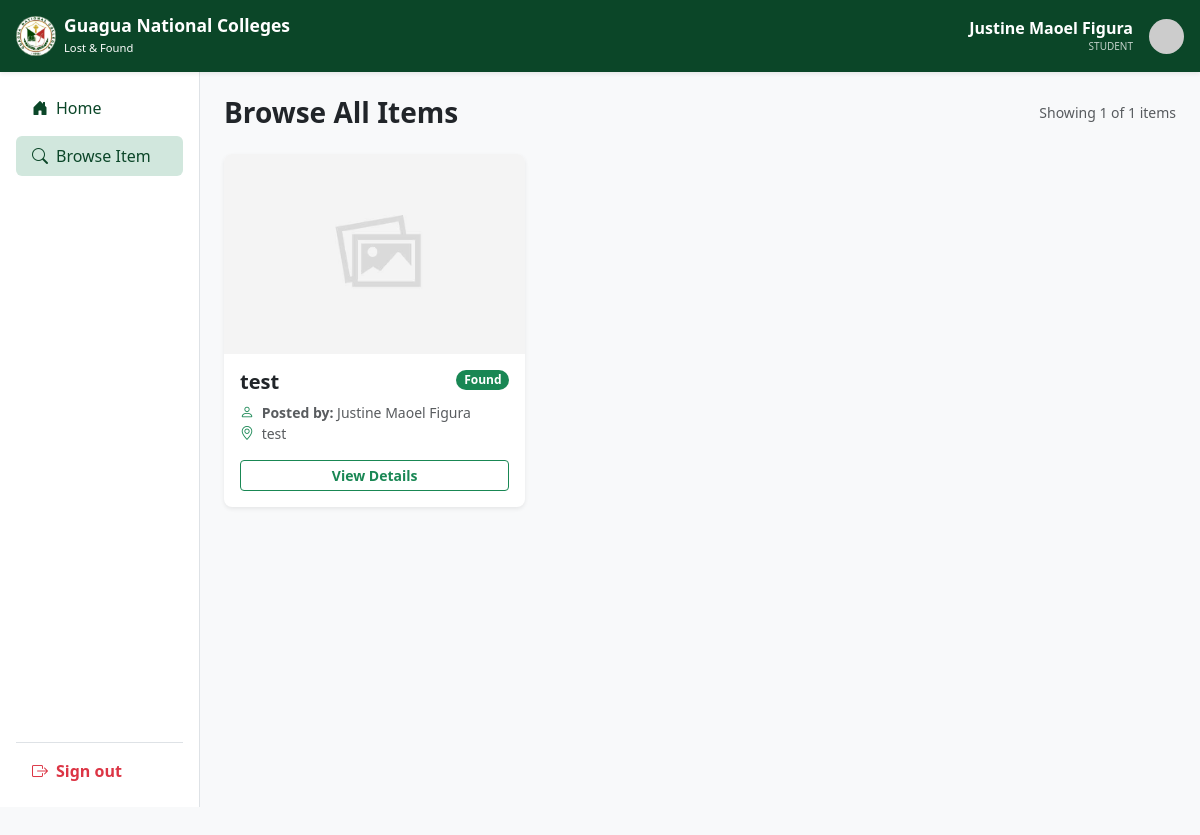
Before: /browse-item.php (signed in) with the older database file.
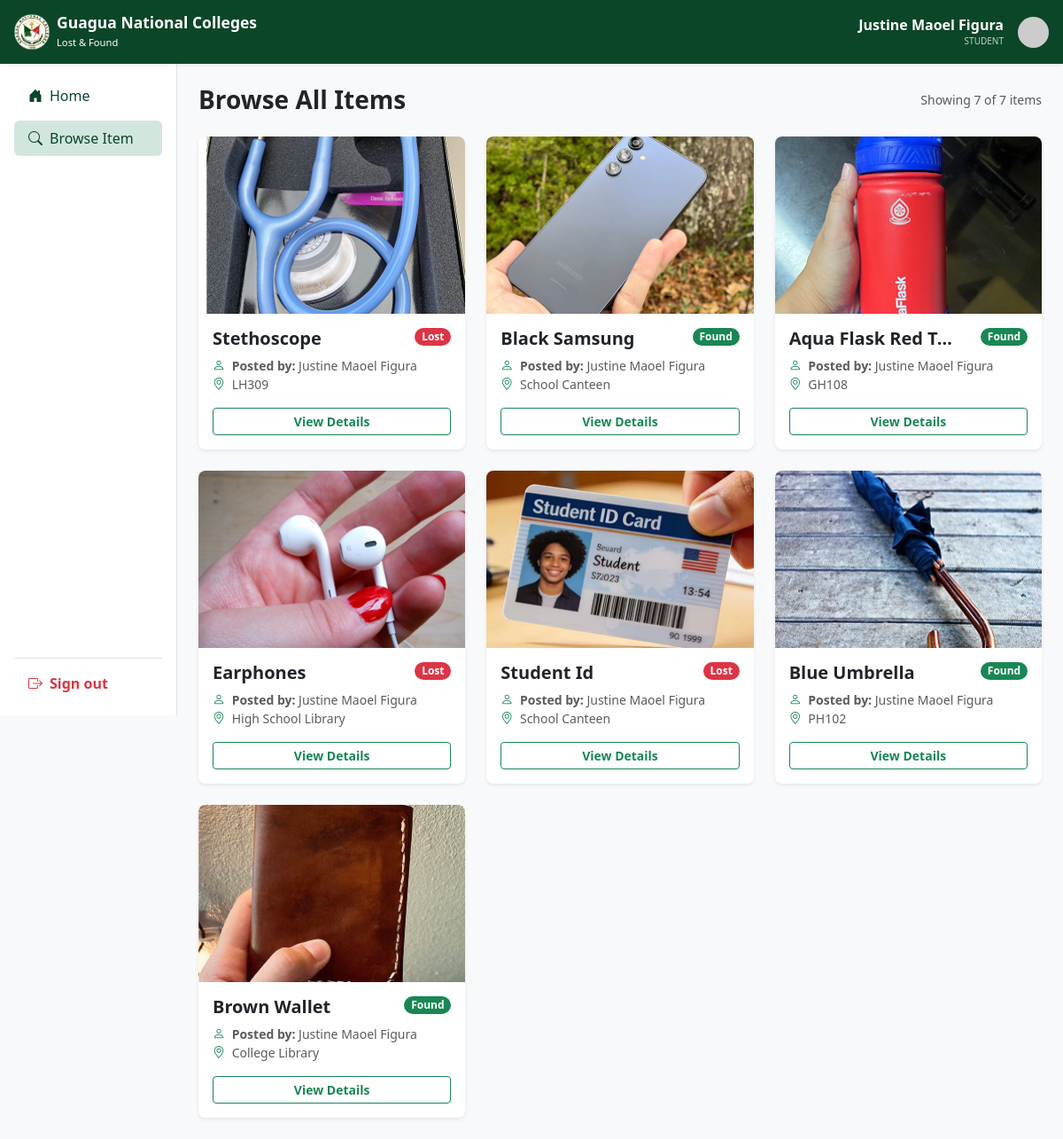
After: the same page with the newer database file.
### tables this page shows
CREATE TABLE `items` (
  `id` int(11) NOT NULL,
  `user_id` int(11) NOT NULL,
  `category_id` int(11) NOT NULL,
  `item_name` varchar(255) NOT NULL,
  `location_text` varchar(255) NOT NULL,
  `description` text NOT NULL,
  `notes` text DEFAULT NULL,
  `item_img` varchar(255) DEFAULT NULL,
  `time_last_seen` time DEFAULT NULL,
  `status` varchar(50) NOT NULL DEFAULT 'available',
  `post_type` enum('Lost','Found') NOT NULL,
  `upload_status` enum('approved','pending','rejected') DEFAULT 'pending',
  `item_resolved_status` enum('resolved','not resolved') DEFAULT 'not resolved',
  `contact_email` varchar(150) DEFAULT NULL,
  `contact_phone` varchar(50) NOT NULL,
  `contact_num` varchar(20) DEFAULT NULL,
  `date_reported` date NOT NULL,
  `created_at` timestamp NOT NULL DEFAULT current_timestamp(),
  `submitted_to_office` tinyint(1) DEFAULT 0
);

CREATE TABLE `users` (
  `id` int(11) NOT NULL,
  `first_name` varchar(100) NOT NULL,
  `last_name` varchar(100) NOT NULL,
  `email` varchar(150) NOT NULL,
  `password` varchar(255) DEFAULT NULL,
  `role` enum('student','faculty','staff','admin') NOT NULL
);

### browse-item.php (the view, shortened to what this page needs)
<?php
require_once __DIR__ . '/includes/db.php';
$fullName = trim(($_SESSION['first_name'] ?? 'User') . " " . ($_SESSION['last_name'] ?? ''));
$userRole = $_SESSION['role'] ?? 'student';
$isAdmin       = strtolower(trim($_SESSION['email'] ?? '')) === 'admin.lostandfound@gmail.com';
$dashboardLink = $isAdmin ? 'admin-dash.php' : 'user-dash.php';
$perPage     = 12;
$currentPage = max(1, (int)($_GET['page'] ?? 1));
$offset      = ($currentPage - 1) * $perPage;
$totalItems = (int)$pdo->query("SELECT COUNT(*) FROM items WHERE upload_status = 'approved'")->fetchColumn();
$stmt = $pdo->prepare("
    SELECT i.id, i.item_name, i.post_type, i.location_text, i.date_reported,
           i.description, i.item_img, i.submitted_to_office,
           i.contact_email, i.contact_num,
           c.category_name,
           u.first_name, u.last_name, u.role AS user_role, u.email AS user_email
    FROM items i
    LEFT JOIN categories c ON i.category_id = c.id
    LEFT JOIN users u      ON i.user_id = u.id
    WHERE i.upload_status = 'approved'
    ORDER BY i.created_at DESC
    LIMIT ? OFFSET ?
");
$stmt->execute([$perPage, $offset]);
$browse_items = $stmt->fetchAll(PDO::FETCH_ASSOC);
?>
<!DOCTYPE html>
<html lang="en">
<head>
    <link href="https://cdn.jsdelivr.net/npm/bootstrap@5.3.3/dist/css/bootstrap.min.css" rel="stylesheet">
    <link rel="stylesheet" href="https://cdn.jsdelivr.net/npm/bootstrap-icons@1.11.3/font/bootstrap-icons.min.css">
    <link rel="stylesheet" href="assets/css/browse-item.css">
</head>
<body class="bg-light">
<header class="navbar sticky-top flex-md-nowrap p-3 shadow-sm" style="background-color: #0b4628;">
    <div class="d-flex align-items-center">
        <a class="navbar-brand d-flex align-items-center text-white p-0" href="<?= $dashboardLink ?>">
            <img src="assets/images/GNC Logo.svg" alt="Logo" width="40" class="me-2">
            <div class="lh-1 d-none d-md-block">
                <span class="fw-bold d-block small">Guagua National Colleges</span>
                <small style="font-size: 0.7rem;">Lost &amp; Found</small>
            </div>
        </a>
    </div>
    <div class="text-white d-flex align-items-center">
        <div class="text-end me-3 d-none d-md-block lh-1">
            <div class="fw-bold mb-0 lh-1"><?= htmlspecialchars($fullName) ?></div>
            <small class="text-uppercase opacity-75" style="font-size: 10px;"><?= htmlspecialchars($userRole) ?></small>
        </div>
        <img id="nav-avatar"
             data-name="<?= urlencode($fullName) ?>"
             width="35" height="35" class="rounded-circle" alt="Avatar">
    </div>
</header>
<div class="container-fluid">
    <div class="row">
<div class="container-fluid">
    <div class="row">
        <nav class="col-md-3 col-lg-2 d-none d-md-flex flex-column bg-white border-end p-3"
             style="min-height: calc(100vh - 65px); position: sticky; top: 65px; height: calc(100vh - 65px);">
            <ul class="nav nav-pills flex-column flex-grow-1">
                <li class="nav-item mb-2">
                    <a href="<?= $dashboardLink ?>" class="nav-link d-flex align-items-center" style="color: #0b4628;">
                        <i class="bi bi-house-door-fill me-2"></i> Home
                    </a>
                </li>
                <li class="nav-item mb-2">
                    <a href="browse-item.php" class="nav-link d-flex align-items-center" style="background-color: #d1e7dd; color: #0b4628;">
                        <i class="bi bi-search me-2"></i> Browse Item
                    </a>
                </li>
            </ul>
            <ul class="nav nav-pills flex-column border-top pt-2 mt-2">
                <li class="nav-item">
                    <a href="auth/logout.php" class="nav-link text-danger d-flex align-items-center fw-semibold">
                        <i class="bi bi-box-arrow-right me-2"></i> Sign out
                    </a>
                </li>
            </ul>
        </nav>
        <main class="col-md-9 ms-sm-auto col-lg-10 px-md-4 py-4 min-vh-100">
            <div class="d-flex justify-content-between align-items-center mb-4">
                <h3 class="fw-bold mb-0">Browse All Items</h3>
                <small class="text-muted">
                    Showing <?= count($browse_items) ?> of <?= $totalItems ?> items
                </small>
            </div>
            <div class="row g-4">
                <?php if (!empty($browse_items)): ?>
                    <?php foreach ($browse_items as $item):
                        $img               = !empty($item['item_img']) ? "uploads/" . $item['item_img'] : "assets/images/placeholder-image.jpg";
                        $isFound           = strtolower($item['post_type']) === 'found';
                        $submittedToOffice = !empty($item['submitted_to_office']) ? 'true' : 'false';
                        $posterName        = htmlspecialchars($item['first_name'] . " " . $item['last_name']);
                        $contactEmail      = htmlspecialchars($item['contact_email'] ?: ($item['user_email'] ?? 'Not provided'));
                    ?>
                        <div class="col-md-6 col-xl-4">
                            <div class="card h-100 shadow-sm border-0 rounded-3 overflow-hidden">
                                <img loading="lazy"
                                     src="<?= $img ?>"
                                     class="card-img-top object-fit-cover"
                                     style="height: 200px;"
                                     alt="<?= htmlspecialchars($item['item_name']) ?>"
                                     onerror="this.src='assets/images/placeholder-image.jpg'">
                                <div class="card-body">
                                    <div class="d-flex justify-content-between align-items-start mb-2">
                                        <h5 class="fw-bold mb-0 text-truncate" style="max-width: 70%;">
                                            <?= htmlspecialchars($item['item_name']) ?>
                                        </h5>
                                        <span class="badge rounded-pill <?= $isFound ? 'bg-success' : 'bg-danger' ?>">
                                            <?= ucfirst($item['post_type']) ?>
                                        </span>
                                    </div>
                                    <p class="text-muted small mb-3">
                                        <i class="bi bi-person me-1 text-success"></i>
                                        <strong>Posted by:</strong> <?= $posterName ?><br>
                                        <i class="bi bi-geo-alt me-1 text-success"></i> <?= htmlspecialchars($item['location_text']) ?>
                                    </p>
                                    <button class="btn btn-outline-success w-100 btn-sm fw-bold"
                                        data-bs-toggle="modal"
                                        data-bs-target="#viewItemModal"
                                        data-name="<?= htmlspecialchars($item['item_name']) ?>"
                                        data-type="<?= $item['post_type'] ?>"
                                        data-category="<?= htmlspecialchars($item['category_name'] ?? 'General') ?>"
                                        data-location="<?= htmlspecialchars($item['location_text']) ?>"
                                        data-date="<?= date('M d, Y', strtotime($item['date_reported'])) ?>"
                                        data-time="<?= date('h:i A', strtotime($item['date_reported'])) ?>"
                                        data-desc="<?= htmlspecialchars($item['description']) ?>"
                                        data-img="<?= $img ?>"
                                        data-user="<?= $posterName ?>"
                                        data-role="<?= ucfirst($item['user_role'] ?? 'Student') ?>"
                                        data-email="<?= $contactEmail ?>"
                                        data-phone="<?= htmlspecialchars($item['contact_num'] ?? 'Not provided') ?>"
                                        data-submitted-to-office="<?= $submittedToOffice ?>">
                                        View Details
                                    </button>
                                </div>
                            </div>
                        </div>
                    <?php endforeach; ?>
                <?php endif; ?>
            </div>
        </main>
    </div>
</div>
</body>
</html>

Changed rows visible on the page:
removed items: item_name (placeholder picture), item_name "test", post_type "Found", user.last_name "Justine Maoel Figura", location_text "test"
added items: item_img (picture), item_name "Stethoscope", post_type "Lost", user.last_name "Justine Maoel Figura", location_text "LH309"
added items: item_img (picture), item_name "Black Samsung", post_type "Found", user.last_name "Justine Maoel Figura", location_text "School Canteen"
added items: item_img (picture), item_name "Aqua Flask Red T…", post_type "Found", user.last_name "Justine Maoel Figura", location_text "GH108"
added items: item_img (picture), item_name "Earphones", post_type "Lost", user.last_name "Justine Maoel Figura", location_text "High School Library"
added items: item_img (picture), item_name "Student Id", post_type "Lost", user.last_name "Justine Maoel Figura", location_text "School Canteen"
added items: item_img (picture), item_name "Blue Umbrella", post_type "Found", user.last_name "Justine Maoel Figura", location_text "PH102"
added items: item_img (picture), item_name "Brown Wallet", post_type "Found", user.last_name "Justine Maoel Figura", location_text "College Library"
Other visible differences:
count($browse_items): "1" → "7"
$totalItems: "1" → "7"
